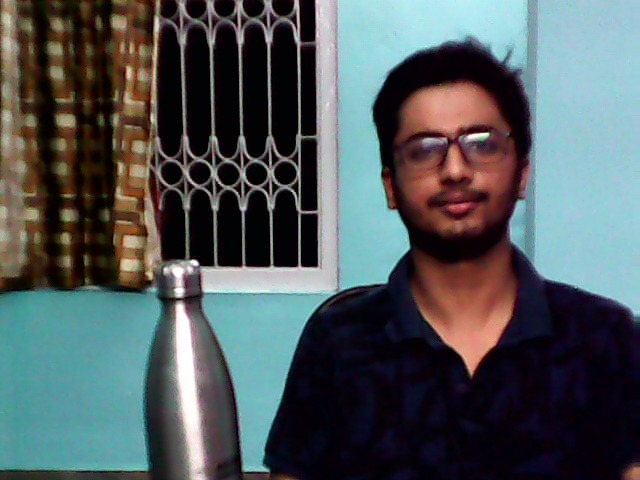
#> input picture images/left.jpeg, 640 x 480 px
$ python cdidea.py
#> lines starting #> are read from the running program, lines starting #| are printed output that depends on the picture
import cv2 as cv
import numpy as np

img = cv.imread('images/left.jpeg')
#> img is the input picture: shape (480, 640, 3); mean B, G, R 90.8, 88.6, 80.2

h,w,channels = img.shape
#> h = 480; w = 640; channels = 3
print(img.shape)
#| (480, 640, 3)
n = 3
y = w//n
#> y = 213
x = h//n
#> x = 160

def shapenret(n):
	print(n.shape)
#| (160, 213, 3)
#| (160, 213, 3)
#| (160, 213, 3)
#| (160, 213, 3)
#| (160, 213, 3)
#| (160, 213, 3)
#| (160, 213, 3)
#| (160, 213, 3)
#| (160, 213, 3)
	return n

img_matrix = np.array([shapenret(img[i:i+x,j:j+y]) for i in range(0,x*n,x) for j in range(0,y*n,y)]).reshape(n,n,x,y,3)

for L in range(n):
	for ratio in range(n):
		name = str(L) +":"+ str(ratio)
		cv.imshow(name,img_matrix[L][ratio])
#> this loop made 3 passes
#> pass 1, `cv.imshow(name,img_matrix[L][ratio])`:
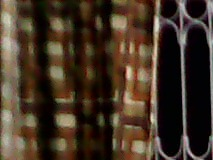
#> window '0:0': shape (160, 213, 3); mean B, G, R 38.1, 52.7, 68.4
#> pass 1, `cv.imshow(name,img_matrix[L][ratio])`:
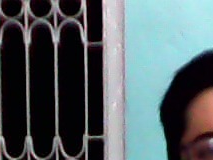
#> window '0:1': shape (160, 213, 3); mean B, G, R 98.7, 95.2, 84.3
#> pass 1, `cv.imshow(name,img_matrix[L][ratio])`:
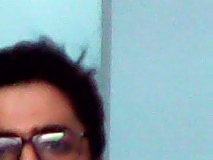
#> window '0:2': shape (160, 213, 3); mean B, G, R 163.1, 154.9, 134.5
#> pass 2, `cv.imshow(name,img_matrix[L][ratio])`:
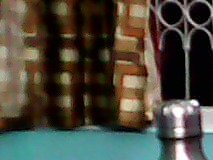
#> window '1:0': shape (160, 213, 3); mean B, G, R 61.4, 73.1, 75.3
cv.waitKey(0)

$ run again, with images/right.jpeg copied over images/left.jpeg
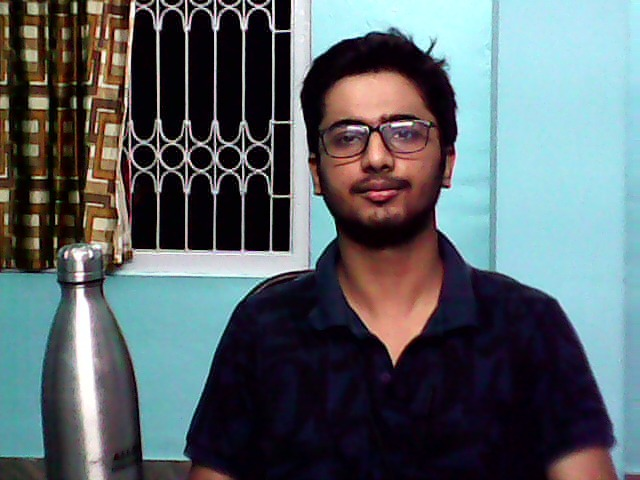
#> input picture images/right.jpeg, 640 x 480 px
#> img is the input picture: shape (480, 640, 3); mean B, G, R 103.3, 98.4, 88.6
#| (480, 640, 3)
#| (160, 213, 3)
#| (160, 213, 3)
#| (160, 213, 3)
#| (160, 213, 3)
#| (160, 213, 3)
#| (160, 213, 3)
#> (further printed lines are left out)
#> the loop `for L in range(n):` made 3 passes
#> pass 1, `cv.imshow(name,img_matrix[L][ratio])`:
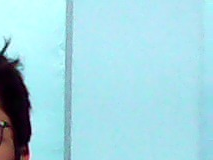
#> window '0:2': shape (160, 213, 3); mean B, G, R 223.2, 212.9, 161.4
#> pass 2, `cv.imshow(name,img_matrix[L][ratio])`:
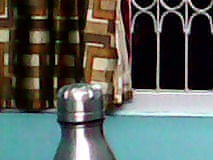
#> window '1:0': shape (160, 213, 3); mean B, G, R 89.9, 94.9, 87.1

$ run again, with images/idea.jpg copied over images/left.jpeg
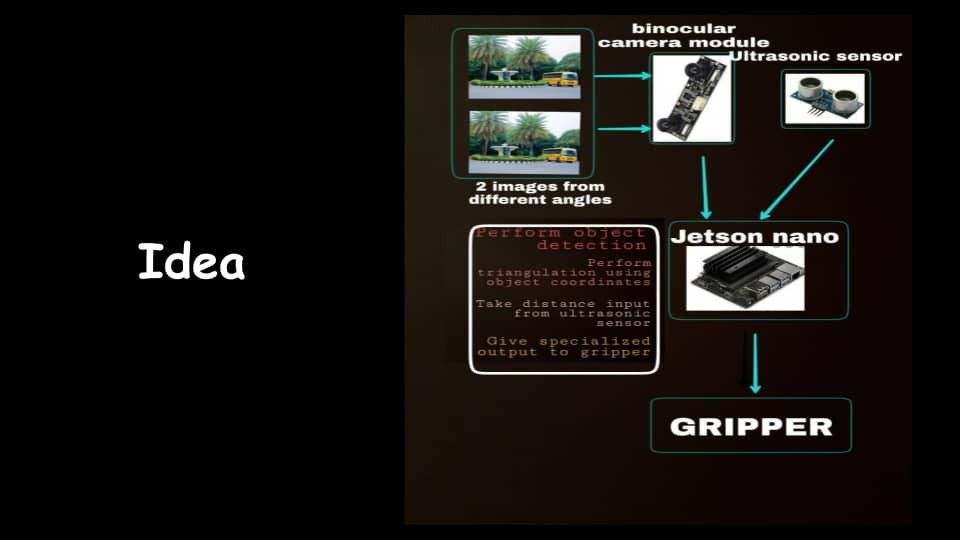
#> input picture images/idea.jpg, 960 x 540 px
#> img is the input picture: shape (540, 960, 3); mean B, G, R 18.9, 21.5, 24.3
#| (540, 960, 3)
#| (180, 320, 3)
#| (180, 320, 3)
#| (180, 320, 3)
#| (180, 320, 3)
#| (180, 320, 3)
#| (180, 320, 3)
#> (further printed lines are left out)
#> the loop `for L in range(n):` made 3 passes
#> pass 1, `cv.imshow(name,img_matrix[L][ratio])`:
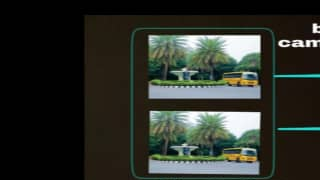
#> window '0:1': shape (180, 320, 3); mean B, G, R 40.8, 47.8, 44.4
#> pass 2, `cv.imshow(name,img_matrix[L][ratio])`:
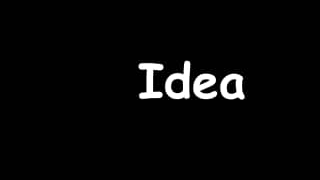
#> window '1:0': shape (180, 320, 3); min 0, max 255, mean 8.7
